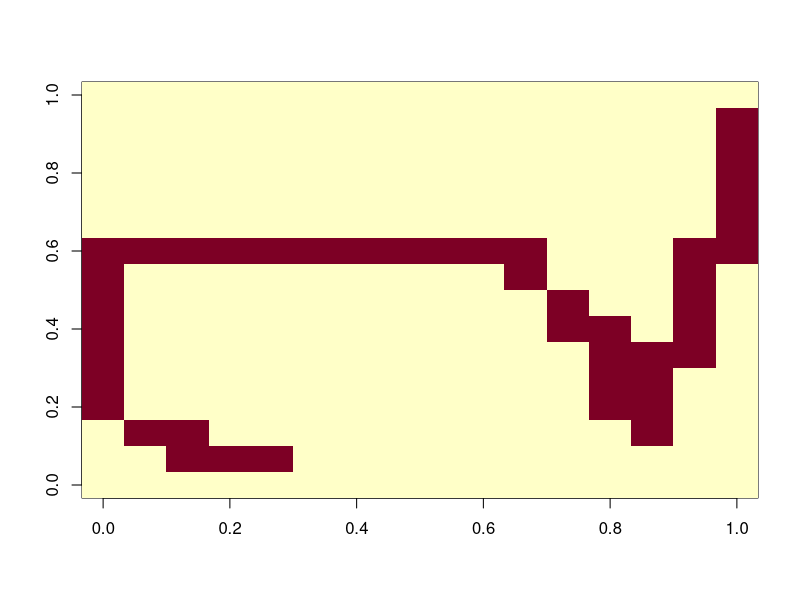

Reproduce this figure in R.
library(e1071)
library(caret)

trainGradientDescent <- function(X_train, y_train, learningRate, momentum) {
  X_train = cbind(c(1),X_train) #Add a column of 1 to X_train to cater the bias unit
  w <- sample(x = c(0,1), size = ncol(X_train), replace = TRUE) #Initialize all weights randomly
  
  yhat = c()
  deltaW = 0
  for (itr in 1:100) {
    for (i in 1:nrow(X_train)) {
      yhat = rbind(yhat, sum(X_train[i,]*w))
      ydiff = y_train[i]-yhat[i]
      ydiffn = learningRate * ydiff
      deltaW = momentum*deltaW + ydiffn%*%X_train[i,]
      w <- w + deltaW
    }
  }
  return(w)
}
testGradientDescent <- function(X_test, regressionCoefficients) {
  X_test = cbind(c(1),X_test) #Add a column of 1's to handle bias
  return(X_test%*%t(regressionCoefficients))
}

driver <-function() {
X_train = as.matrix(read.table('train2_5.txt'))
y_train = as.matrix(read.table('train2_5Labels.txt'))
X_test = as.matrix(read.table('test2_5.txt'))
y_test = as.matrix(read.table('test2_5Labels.txt'))

r = X_train[1,] #first digit image, i.e., image in row 1
r = data.matrix(r) 
dim(r) = c(16,16) 
image(r) #view image

#Case1
print('Case 1')
momentum = 0
learningRate = 0.001

regressionCoefficients = trainGradientDescent(X_train, y_train, learningRate, momentum)
predictYTrain1 = testGradientDescent(X_train, regressionCoefficients)
predictYTest1 = testGradientDescent(X_test, regressionCoefficients)

mapPredtrainX <- ifelse(predictYTrain1>=mean(predictYTrain1), 5, 2)
mapPredtestX <- ifelse(predictYTest1>=mean(predictYTest1), 5, 2)

print("Case1: RESULTS FOR TRAINING DATA")
print(confusionMatrix(factor(as.matrix(mapPredtrainX)),factor(y_train)))
print("Case1: RESULTS FOR TEST DATA")
print(confusionMatrix(factor(as.matrix(mapPredtestX)),factor(y_test)))

#Case2
print('Case 2')
learningRate = 0.7
momentum = 0.9
regressionCoefficients = trainGradientDescent(X_train, y_train, learningRate, momentum)
predictYTrain2 = testGradientDescent(X_train, regressionCoefficients)
learningRate = 0.1
momentum = 0.5
regressionCoefficients = trainGradientDescent(X_train, y_train, learningRate, momentum)
predictYTest2 = testGradientDescent(X_test, regressionCoefficients)

mapPredtrainX <- ifelse(predictYTrain2>=mean(predictYTrain2), 5, 2)
mapPredtestX <- ifelse(predictYTest2>=mean(predictYTest2), 5, 2)

print("Case2: RESULTS FOR TRAINING DATA")
print(confusionMatrix(factor(as.matrix(mapPredtrainX)),factor(y_train)))
print("Case2: RESULTS FOR TEST DATA")
print(confusionMatrix(factor(as.matrix(mapPredtestX)),factor(y_test)))

#Case3
print('Case 3')
learningRate = 0.05
momentum = 0.2
regressionCoefficients = trainGradientDescent(X_train, y_train, learningRate, momentum)
predictYTrain3 = testGradientDescent(X_train, regressionCoefficients)
learningRate = 0.01
momentum = 0.3
regressionCoefficients = trainGradientDescent(X_train, y_train, learningRate, momentum)
predictYTest3 = testGradientDescent(X_test, regressionCoefficients)

mapPredtrainX <- ifelse(predictYTrain3>=mean(predictYTrain3), 5, 2)
mapPredtestX <- ifelse(predictYTest3>=mean(predictYTest3), 5, 2)

print("Case3: RESULTS FOR TRAINING DATA")
print(confusionMatrix(factor(as.matrix(mapPredtrainX)),factor(y_train)))
print("Case3: RESULTS FOR TEST DATA")
print(confusionMatrix(factor(as.matrix(mapPredtestX)),factor(y_test)))

#Case4
print('Case 4')
learningRate = 0.6
momentum = 0.3
regressionCoefficients = trainGradientDescent(X_train, y_train, learningRate, momentum)
predictYTrain4 = testGradientDescent(X_train, regressionCoefficients)
learningRate = 0.7
momentum = 0.4
regressionCoefficients = trainGradientDescent(X_train, y_train, learningRate, momentum)
predictYTest4 = testGradientDescent(X_test, regressionCoefficients)

mapPredtrainX <- ifelse(predictYTrain4>=mean(predictYTrain4), 5, 2)
mapPredtestX <- ifelse(predictYTest4>=mean(predictYTest4), 5, 2)

print("Case4: RESULTS FOR TRAINING DATA")
print(confusionMatrix(factor(as.matrix(mapPredtrainX)),factor(y_train)))
print("Case4: RESULTS FOR TEST DATA")
print(confusionMatrix(factor(as.matrix(mapPredtestX)),factor(y_test)))

}

driver()